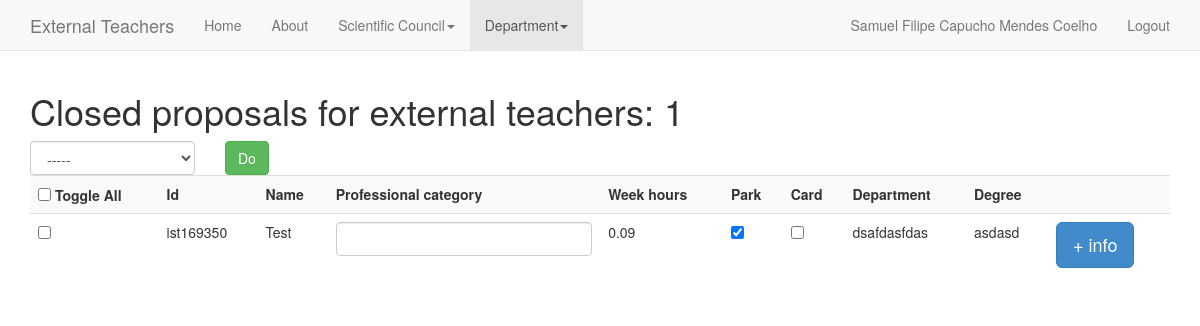
Before: /app/dep_closed (signed in) with the older database file.
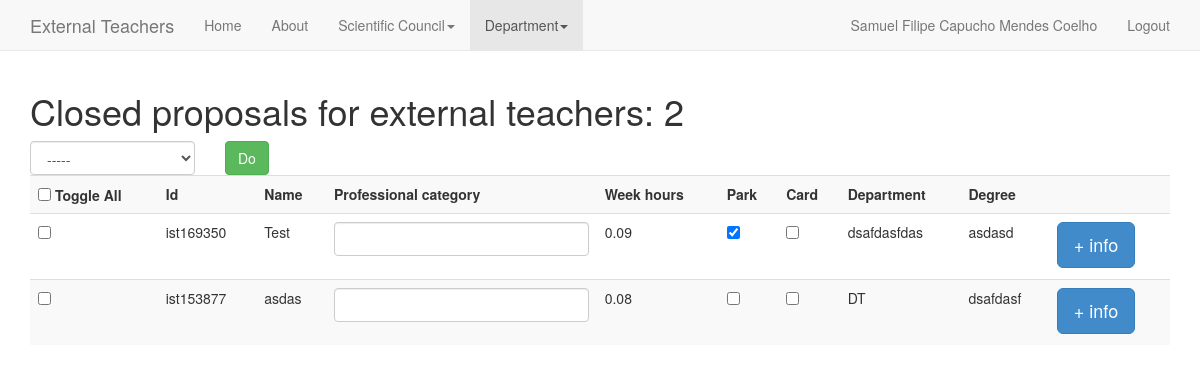
After: the same page with the newer database file.
### app/models.py (models this page shows)
class ExternalTeacher(models.Model):
	user = models.ForeignKey(User)
	is_closed = models.BooleanField(default=False)
	close_date = models.DateTimeField('close date', null=True)
	professional_category = models.CharField(max_length=200, blank=False)
	hours_per_week = models.DecimalField(decimal_places=2, max_digits=5)
	park = models.BooleanField(default=False)
	card = models.BooleanField(default=False)
	department = models.CharField(max_length=200)
	name = models.CharField(max_length=200)
	degree = models.CharField(max_length=200)
	course = models.CharField(max_length=200)
	course_manager = models.CharField(max_length=200)
	notes = models.CharField(max_length=200, blank=True)

### app/views.py (the view)
def dep_closed(request):
	close_action = False
	export_action = True
	external_teachers = ExternalTeacher.objects.filter(is_closed = True)
	if request.method == 'POST':
		return process_action(request, external_teachers, close_action, export_action)
	context = {'external_teachers' : external_teachers, 'export_action' : export_action}
	return render(request, 'app/dep_closed.html', context)

### app/templates/app/dep_closed.html
{% extends "app/base.html" %}
{% block navbar_dep_active %}
active
{% endblock %}
{% block content %}
<h1>Closed proposals for external teachers: {{ external_teachers.count }}</h1>
{% include "app/external_teachers_list.html" %}
{% endblock %}

### app/templates/app/external_teachers_list.html (shortened to what this page needs)
<form role="form" method="post" action="">
	<div class="row">
		<div class="col-xs-2">
			<select class="form-control" name="action">
				<option>-----</option>
			</select>
		</div>
		<div class="col-xs-4">
			<div class="btn-group">
				<input type="submit" class="btn btn-default btn-success" value="Do">
			</div>
		</div>
	</div>
	<div class="table-responsive">
		<table class="table table-striped">
			<tr>
				<th><input type="checkbox" onClick="toggle(this)" /> Toggle All</th>
				<th>Id</th>
				<th>Name</th>
				<th>Professional category</th>
				<th>Week hours</th>
				<th>Park</th>
				<th>Card</th>
				<th>Department</th>
				<th>Degree</th>
				<th></th>
			</tr>
			{% for external_teacher in external_teachers %}
			<tr>
				<td>
					<div class="input-group">
						<input type="checkbox" name="external_teachers" value="{{ external_teacher.id }}"/>
					</div>
				<td>{{ external_teacher.user.username }}</td>
				<td>{{ external_teacher.name }}</td>
				{% if request.session.is_scientific_council_member %}
				<td>
					<div class="form-group">
						<input type="text" class="form-control" id="" placeholder="">
					</div>
				</td>
				{% else %}
				<td>{{ external_teacher.professional_category }}</td>
				{% endif %}
				<td>{{ external_teacher.hours_per_week|floatformat:2 }}</td>
				{% if request.session.is_scientific_council_member %}
				<td>
					<div class="form-group">
						<input type="checkbox" name="" {% if external_teacher.park %} checked {% endif %}>
					</div>
				</td>
				<td>
					<div class="form-group">
						<input type="checkbox" name="" {% if external_teacher.card %} checked {% endif %}>
					</div>
				</td>
				{% else %}
				<td>{{ external_teacher.park }}</td>
				<td>{{ external_teacher.card }}</td>
				{% endif %}
				<td>{{ external_teacher.department }}</td>
				<td>{{ external_teacher.degree }}</td>
				<td>
					<button class="btn btn-primary btn-lg" data-toggle="modal" data-target="#modal{{ external_teacher.id }}">
						+ info
					</button>
											</tr>
										</table>
									</div>
								</div>
			{% endfor %}

Changed rows visible on the page:
added ExternalTeacher: user.username "ist153877", name "asdas", hours_per_week "0.08", department "DT", degree "dsafdasf"
Other visible differences:
{{ external_teachers.count }}: "1" → "2"
